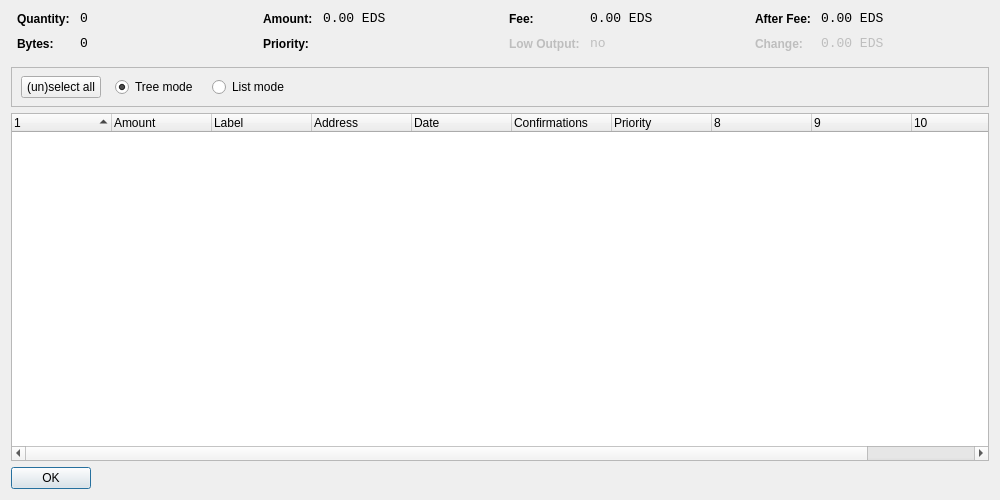
<?xml version="1.0" encoding="UTF-8"?>
<ui version="4.0">
 <class>CoinControlDialog</class>
 <widget class="QDialog" name="CoinControlDialog">
  <property name="geometry">
   <rect>
    <x>0</x>
    <y>0</y>
    <width>1000</width>
    <height>500</height>
   </rect>
  </property>
  <property name="windowTitle">
   <string>Coin Control</string>
  </property>
  <layout class="QVBoxLayout" name="verticalLayout">
   <item>
    <layout class="QHBoxLayout" name="horizontalLayoutTop" stretch="0,0,0,0">
     <property name="topMargin">
      <number>0</number>
     </property>
     <property name="bottomMargin">
      <number>10</number>
     </property>
     <item>
      <layout class="QFormLayout" name="formLayoutCoinControl1">
       <property name="horizontalSpacing">
        <number>10</number>
       </property>
       <property name="verticalSpacing">
        <number>10</number>
       </property>
       <property name="leftMargin">
        <number>6</number>
       </property>
       <property name="rightMargin">
        <number>6</number>
       </property>
       <item row="0" column="0">
        <widget class="QLabel" name="labelCoinControlQuantityText">
         <property name="styleSheet">
          <string notr="true">font-weight:bold;</string>
         </property>
         <property name="text">
          <string>Quantity:</string>
         </property>
        </widget>
       </item>
       <item row="0" column="1">
        <widget class="QLabel" name="labelCoinControlQuantity">
         <property name="font">
          <font>
           <family>Monospace</family>
           <pointsize>10</pointsize>
          </font>
         </property>
         <property name="cursor">
          <cursorShape>IBeamCursor</cursorShape>
         </property>
         <property name="contextMenuPolicy">
          <enum>Qt::ActionsContextMenu</enum>
         </property>
         <property name="text">
          <string>0</string>
         </property>
         <property name="textInteractionFlags">
          <set>Qt::LinksAccessibleByMouse|Qt::TextSelectableByKeyboard|Qt::TextSelectableByMouse</set>
         </property>
        </widget>
       </item>
       <item row="1" column="0">
        <widget class="QLabel" name="labelCoinControlBytesText">
         <property name="styleSheet">
          <string notr="true">font-weight:bold;</string>
         </property>
         <property name="text">
          <string>Bytes:</string>
         </property>
        </widget>
       </item>
       <item row="1" column="1">
        <widget class="QLabel" name="labelCoinControlBytes">
         <property name="font">
          <font>
           <family>Monospace</family>
           <pointsize>10</pointsize>
          </font>
         </property>
         <property name="cursor">
          <cursorShape>IBeamCursor</cursorShape>
         </property>
         <property name="contextMenuPolicy">
          <enum>Qt::ActionsContextMenu</enum>
         </property>
         <property name="text">
          <string>0</string>
         </property>
         <property name="textInteractionFlags">
          <set>Qt::LinksAccessibleByMouse|Qt::TextSelectableByKeyboard|Qt::TextSelectableByMouse</set>
         </property>
        </widget>
       </item>
      </layout>
     </item>
     <item>
      <layout class="QFormLayout" name="formLayoutCoinControl2">
       <property name="horizontalSpacing">
        <number>10</number>
       </property>
       <property name="verticalSpacing">
        <number>10</number>
       </property>
       <property name="leftMargin">
        <number>6</number>
       </property>
       <property name="rightMargin">
        <number>6</number>
       </property>
       <item row="0" column="0">
        <widget class="QLabel" name="labelCoinControlAmountText">
         <property name="styleSheet">
          <string notr="true">font-weight:bold;</string>
         </property>
         <property name="text">
          <string>Amount:</string>
         </property>
        </widget>
       </item>
       <item row="0" column="1">
        <widget class="QLabel" name="labelCoinControlAmount">
         <property name="font">
          <font>
           <family>Monospace</family>
           <pointsize>10</pointsize>
          </font>
         </property>
         <property name="cursor">
          <cursorShape>IBeamCursor</cursorShape>
         </property>
         <property name="contextMenuPolicy">
          <enum>Qt::ActionsContextMenu</enum>
         </property>
         <property name="text">
          <string>0.00 EDS</string>
         </property>
         <property name="textInteractionFlags">
          <set>Qt::LinksAccessibleByMouse|Qt::TextSelectableByKeyboard|Qt::TextSelectableByMouse</set>
         </property>
        </widget>
       </item>
       <item row="1" column="0">
        <widget class="QLabel" name="labelCoinControlPriorityText">
         <property name="styleSheet">
          <string notr="true">font-weight:bold;</string>
         </property>
         <property name="text">
          <string>Priority:</string>
         </property>
        </widget>
       </item>
       <item row="1" column="1">
        <widget class="QLabel" name="labelCoinControlPriority">
         <property name="font">
          <font>
           <family>Monospace</family>
           <pointsize>10</pointsize>
          </font>
         </property>
         <property name="cursor">
          <cursorShape>IBeamCursor</cursorShape>
         </property>
         <property name="contextMenuPolicy">
          <enum>Qt::ActionsContextMenu</enum>
         </property>
         <property name="text">
          <string/>
         </property>
         <property name="textInteractionFlags">
          <set>Qt::LinksAccessibleByMouse|Qt::TextSelectableByKeyboard|Qt::TextSelectableByMouse</set>
         </property>
        </widget>
       </item>
      </layout>
     </item>
     <item>
      <layout class="QFormLayout" name="formLayoutCoinControl3">
       <property name="horizontalSpacing">
        <number>10</number>
       </property>
       <property name="verticalSpacing">
        <number>10</number>
       </property>
       <property name="leftMargin">
        <number>6</number>
       </property>
       <property name="rightMargin">
        <number>6</number>
       </property>
       <item row="0" column="0">
        <widget class="QLabel" name="labelCoinControlFeeText">
         <property name="styleSheet">
          <string notr="true">font-weight:bold;</string>
         </property>
         <property name="text">
          <string>Fee:</string>
         </property>
        </widget>
       </item>
       <item row="0" column="1">
        <widget class="QLabel" name="labelCoinControlFee">
         <property name="font">
          <font>
           <family>Monospace</family>
           <pointsize>10</pointsize>
          </font>
         </property>
         <property name="cursor">
          <cursorShape>IBeamCursor</cursorShape>
         </property>
         <property name="contextMenuPolicy">
          <enum>Qt::ActionsContextMenu</enum>
         </property>
         <property name="text">
          <string>0.00 EDS</string>
         </property>
         <property name="textInteractionFlags">
          <set>Qt::LinksAccessibleByMouse|Qt::TextSelectableByKeyboard|Qt::TextSelectableByMouse</set>
         </property>
        </widget>
       </item>
       <item row="1" column="0">
        <widget class="QLabel" name="labelCoinControlLowOutputText">
         <property name="enabled">
          <bool>false</bool>
         </property>
         <property name="styleSheet">
          <string notr="true">font-weight:bold;</string>
         </property>
         <property name="text">
          <string>Low Output:</string>
         </property>
        </widget>
       </item>
       <item row="1" column="1">
        <widget class="QLabel" name="labelCoinControlLowOutput">
         <property name="enabled">
          <bool>false</bool>
         </property>
         <property name="font">
          <font>
           <family>Monospace</family>
           <pointsize>10</pointsize>
          </font>
         </property>
         <property name="cursor">
          <cursorShape>IBeamCursor</cursorShape>
         </property>
         <property name="contextMenuPolicy">
          <enum>Qt::ActionsContextMenu</enum>
         </property>
         <property name="text">
          <string>no</string>
         </property>
         <property name="textInteractionFlags">
          <set>Qt::LinksAccessibleByMouse|Qt::TextSelectableByKeyboard|Qt::TextSelectableByMouse</set>
         </property>
        </widget>
       </item>
      </layout>
     </item>
     <item>
      <layout class="QFormLayout" name="formLayoutCoinControl4">
       <property name="horizontalSpacing">
        <number>10</number>
       </property>
       <property name="verticalSpacing">
        <number>10</number>
       </property>
       <property name="leftMargin">
        <number>6</number>
       </property>
       <property name="rightMargin">
        <number>6</number>
       </property>
       <item row="0" column="0">
        <widget class="QLabel" name="labelCoinControlAfterFeeText">
         <property name="styleSheet">
          <string notr="true">font-weight:bold;</string>
         </property>
         <property name="text">
          <string>After Fee:</string>
         </property>
        </widget>
       </item>
       <item row="0" column="1">
        <widget class="QLabel" name="labelCoinControlAfterFee">
         <property name="font">
          <font>
           <family>Monospace</family>
           <pointsize>10</pointsize>
          </font>
         </property>
         <property name="cursor">
          <cursorShape>IBeamCursor</cursorShape>
         </property>
         <property name="contextMenuPolicy">
          <enum>Qt::ActionsContextMenu</enum>
         </property>
         <property name="text">
          <string>0.00 EDS</string>
         </property>
         <property name="textInteractionFlags">
          <set>Qt::LinksAccessibleByMouse|Qt::TextSelectableByKeyboard|Qt::TextSelectableByMouse</set>
         </property>
        </widget>
       </item>
       <item row="1" column="0">
        <widget class="QLabel" name="labelCoinControlChangeText">
         <property name="enabled">
          <bool>false</bool>
         </property>
         <property name="styleSheet">
          <string notr="true">font-weight:bold;</string>
         </property>
         <property name="text">
          <string>Change:</string>
         </property>
        </widget>
       </item>
       <item row="1" column="1">
        <widget class="QLabel" name="labelCoinControlChange">
         <property name="enabled">
          <bool>false</bool>
         </property>
         <property name="font">
          <font>
           <family>Monospace</family>
           <pointsize>10</pointsize>
          </font>
         </property>
         <property name="cursor">
          <cursorShape>IBeamCursor</cursorShape>
         </property>
         <property name="contextMenuPolicy">
          <enum>Qt::ActionsContextMenu</enum>
         </property>
         <property name="text">
          <string>0.00 EDS</string>
         </property>
         <property name="textInteractionFlags">
          <set>Qt::LinksAccessibleByMouse|Qt::TextSelectableByKeyboard|Qt::TextSelectableByMouse</set>
         </property>
        </widget>
       </item>
      </layout>
     </item>
    </layout>
   </item>
   <item>
    <widget class="QFrame" name="frame">
     <property name="minimumSize">
      <size>
       <width>0</width>
       <height>40</height>
      </size>
     </property>
     <property name="frameShape">
      <enum>QFrame::StyledPanel</enum>
     </property>
     <property name="frameShadow">
      <enum>QFrame::Sunken</enum>
     </property>
     <widget class="QWidget" name="horizontalLayoutWidget">
      <property name="geometry">
       <rect>
        <x>10</x>
        <y>0</y>
        <width>781</width>
        <height>41</height>
       </rect>
      </property>
      <layout class="QHBoxLayout" name="horizontalLayoutPanel" stretch="0,0,0,0">
       <property name="spacing">
        <number>14</number>
       </property>
       <item>
        <widget class="QPushButton" name="pushButtonSelectAll">
         <property name="sizePolicy">
          <sizepolicy hsizetype="Maximum" vsizetype="Fixed">
           <horstretch>0</horstretch>
           <verstretch>0</verstretch>
          </sizepolicy>
         </property>
         <property name="text">
          <string>(un)select all</string>
         </property>
        </widget>
       </item>
       <item>
        <widget class="QRadioButton" name="radioTreeMode">
         <property name="sizePolicy">
          <sizepolicy hsizetype="Maximum" vsizetype="Fixed">
           <horstretch>0</horstretch>
           <verstretch>0</verstretch>
          </sizepolicy>
         </property>
         <property name="text">
          <string>Tree mode</string>
         </property>
         <property name="checked">
          <bool>true</bool>
         </property>
        </widget>
       </item>
       <item>
        <widget class="QRadioButton" name="radioListMode">
         <property name="sizePolicy">
          <sizepolicy hsizetype="Maximum" vsizetype="Fixed">
           <horstretch>0</horstretch>
           <verstretch>0</verstretch>
          </sizepolicy>
         </property>
         <property name="text">
          <string>List mode</string>
         </property>
        </widget>
       </item>
       <item>
        <spacer name="horizontalSpacer">
         <property name="orientation">
          <enum>Qt::Horizontal</enum>
         </property>
         <property name="sizeHint" stdset="0">
          <size>
           <width>40</width>
           <height>20</height>
          </size>
         </property>
        </spacer>
       </item>
      </layout>
     </widget>
    </widget>
   </item>
   <item>
    <widget class="CoinControlTreeWidget" name="treeWidget">
     <property name="contextMenuPolicy">
      <enum>Qt::CustomContextMenu</enum>
     </property>
     <property name="sortingEnabled">
      <bool>false</bool>
     </property>
     <property name="columnCount">
      <number>11</number>
     </property>
     <attribute name="headerShowSortIndicator" stdset="0">
      <bool>true</bool>
     </attribute>
     <attribute name="headerStretchLastSection">
      <bool>false</bool>
     </attribute>
     <column>
      <property name="text">
       <string/>
      </property>
     </column>
     <column>
      <property name="text">
       <string>Amount</string>
      </property>
     </column>
     <column>
      <property name="text">
       <string>Label</string>
      </property>
     </column>
     <column>
      <property name="text">
       <string>Address</string>
      </property>
     </column>
     <column>
      <property name="text">
       <string>Date</string>
      </property>
     </column>
     <column>
      <property name="text">
       <string>Confirmations</string>
      </property>
      <property name="toolTip">
       <string>Confirmed</string>
      </property>
     </column>
     <column>
      <property name="text">
       <string>Priority</string>
      </property>
     </column>
     <column>
      <property name="text">
       <string/>
      </property>
     </column>
     <column>
      <property name="text">
       <string/>
      </property>
     </column>
     <column>
      <property name="text">
       <string/>
      </property>
     </column>
     <column>
      <property name="text">
       <string/>
      </property>
     </column>
    </widget>
   </item>
   <item>
    <widget class="QDialogButtonBox" name="buttonBox">
     <property name="sizePolicy">
      <sizepolicy hsizetype="Maximum" vsizetype="Fixed">
       <horstretch>0</horstretch>
       <verstretch>0</verstretch>
      </sizepolicy>
     </property>
     <property name="orientation">
      <enum>Qt::Horizontal</enum>
     </property>
     <property name="standardButtons">
      <set>QDialogButtonBox::Ok</set>
     </property>
    </widget>
   </item>
  </layout>
 </widget>
 <customwidgets>
  <customwidget>
   <class>CoinControlTreeWidget</class>
   <extends>QTreeWidget</extends>
   <header>coincontroltreewidget.h</header>
  </customwidget>
 </customwidgets>
 <resources/>
 <connections/>
</ui>
